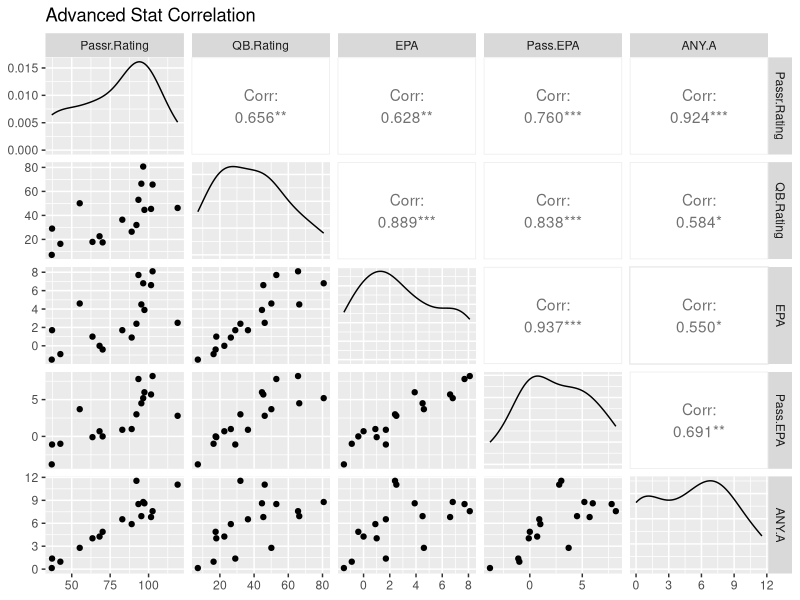

This figure's R source: (Note: this script raises an error after producing the figure.)
## ---- chunk 1
knitr::opts_chunk$set(echo = TRUE)
## ---- chunk 2
library("tidyverse")
library("GGally")
Rookies <- read.csv("2021 rookies.csv")
## ---- chunk 3
Rookies$ANY.A <- as.numeric(Rookies[,13])
Rookies$Week <- as.factor(Rookies[,2])
## ---- chunk 4
head(Rookies)
summary(Rookies)
## ---- chunk 5
cor(Rookies[, c(5,6,seq(11,13,1))])
ggpairs(Rookies, columns = c(5,6,seq(11,13,1)),title = 'Advanced Stat Correlation')
## ---- chunk 6
ggplot(data=Rookies, aes(x=QB.Rating, y=EPA, color=Player,shape=Result)) +geom_point()+ ggtitle('EPA vs QBR')
ggplot(data=Rookies, aes(x=EPA, y=ANY.A, color=Player,shape=Result)) +geom_point()+ggtitle('ANY/A vs EPA')
ggplot(data=Rookies, aes(x=ANY.A, y=QB.Rating, color=Player,shape=Result)) +geom_point()+ggtitle('QBR vs ANY/A')
ggplot(data=Rookies, aes(x=Week, y = QB.Rating, color=Player,shape=Result)) +geom_point()+ggtitle('Rookie\'s QBR Weekly')
## ---- chunk 7
ggplot(Rookies,aes(x=Player,y=EPA))+geom_boxplot()+ggtitle('Rookie\'s EPA')
ggplot(Rookies,aes(x=Player,y=QB.Rating))+geom_boxplot()+ggtitle('Rookie\'s QBR')
ggplot(Rookies,aes(x=Player,y=ANY.A))+geom_boxplot()+ggtitle('Rookie\'s ANY/A')
ggplot(Rookies,aes(x=Result,y=ANY.A))+geom_boxplot()+ggtitle('Winner\'s vs Loser\'s ANY/A')
ggplot(Rookies,aes(x=Result,y=EPA))+geom_boxplot()+ggtitle('Winner\'s vs Loser\'s EPA')
ggplot(Rookies,aes(x=Result,y=QB.Rating))+geom_boxplot()+ggtitle('Winner\'s vs Loser\'s QBR')
ggplot(Rookies,aes(x=Week,y=ANY.A))+geom_boxplot()+ggtitle('Weekly ANY/A')
ggplot(Rookies,aes(x=Week,y=EPA))+geom_boxplot()+ggtitle('Weekly EPA')
ggplot(Rookies,aes(x=Week,y=QB.Rating))+geom_boxplot()+ggtitle('Weekly QBR')
